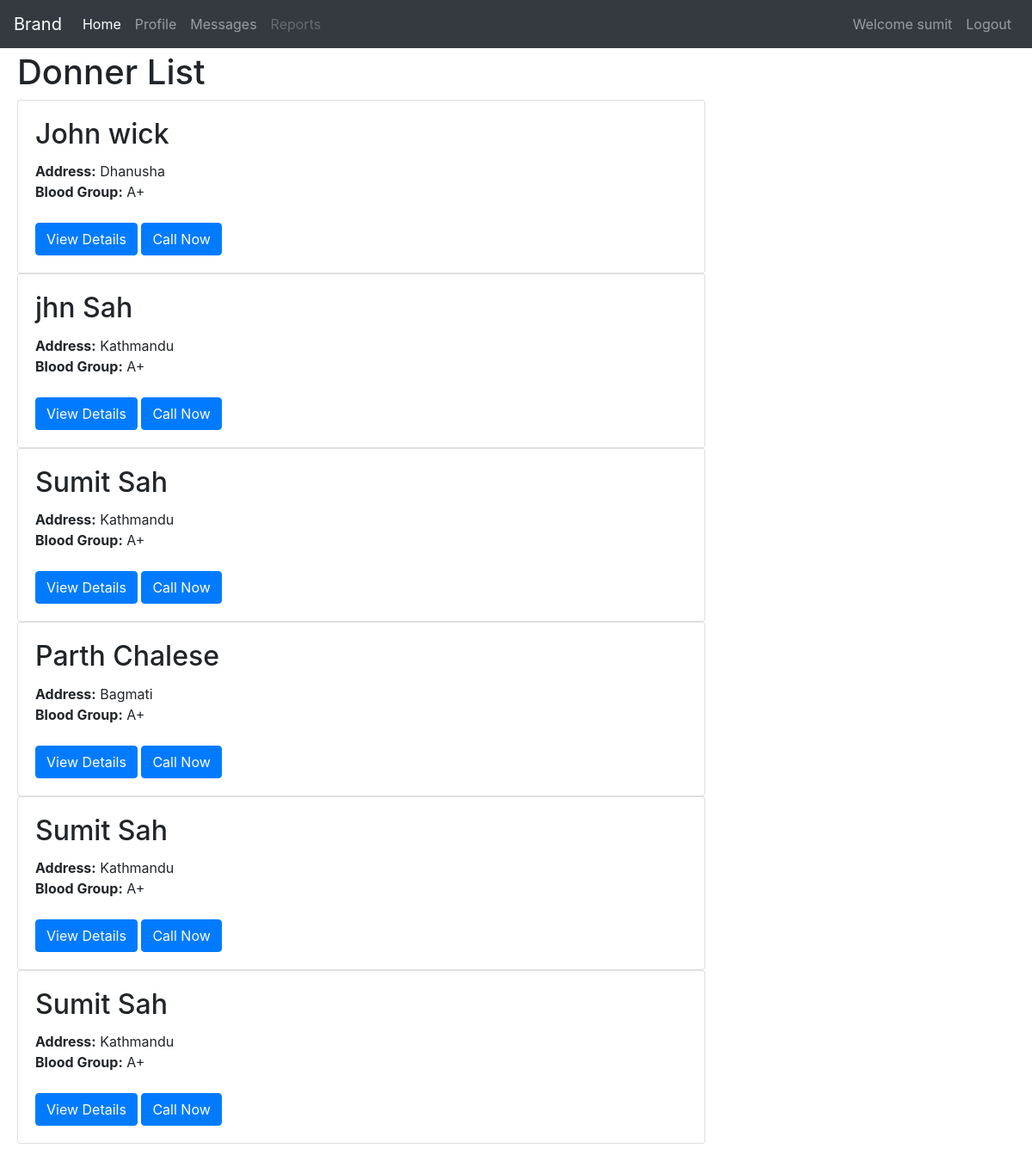
Page /donor (signed in) on the committed database.
### hackfest/models.py (models this page shows, shortened)
class Donor(models.Model):
    CHOOSE=(
        ('male', 'male'),
        ('female', 'female'),
        ('other', 'other'),
    )
    GROUP=(
        ('A+', 'A+'),
        ('A-', 'A-'),
        ('B+', 'B-'),
        ('O+', 'O-'),
        ('AB+', 'AB-'),
    )
    first_name= models.CharField(max_length=100)
    last_name= models.CharField(max_length=100)
    gender= models.CharField(max_length=200, null=True, choices=CHOOSE)
    contact= models.CharField(max_length=50000000000)
    dob= models.DateField(null=True)
    blood= models.CharField(max_length=200, null=True, choices=GROUP)
    district= models.CharField(max_length=100)
    city= models.CharField(max_length=100)
    ward= models.IntegerField(null=True)

### hackfest/views.py (the view)
# urls.py: path('donor', DonorListView.as_view(), name='Donor'),
class  DonorListView(ListView):
    model= Donor
    template_name='donor.html'
    context_object_name='data1'

### templates/donor.html
{% extends 'base.html' %}
{% block content %}
<div class="bs-example">
    <h1> Donner List</h1>
    {% for data in data1 %}
    <div class="card" style="width: 50rem;">
        <div class="card-body">
            <h2 class="card-title">{{data.first_name}} {{data.last_name}}</h2>
            <b>Address:</b> {{data.district}}<br>
            <b> Blood Group:</b> A+
            <br><br>
            <a href="/donor/{{data.id}}" class="btn btn-primary">View Details</a>
            <a href="#" class="btn btn-primary">Call Now</a>
        </div>
    </div>
    {% endfor %}
</div>
{% endblock %}

### templates/base.html (shortened to what this page needs)
{% load static  %}
<!DOCTYPE html>
<html lang="en">
<head>
<link rel="stylesheet" href="https://stackpath.bootstrapcdn.com/bootstrap/4.5.2/css/bootstrap.min.css">
<link rel="stylesheet" href="https://maxcdn.bootstrapcdn.com/font-awesome/4.7.0/css/font-awesome.min.css">
<link rel="stylesheet" href="{% static 'assets/bootstrap/css/bootstrap.min.css' %}">
<link rel="stylesheet" href="{% static 'assets/css/styles.css' %}">
</head>
<body>
<div class="bs-example">
    <nav class="navbar navbar-expand-md navbar-dark bg-dark fixed-top">
        <a href="#" class="navbar-brand">Brand</a>
        <div class="collapse navbar-collapse" id="navbarCollapse">
            <div class="navbar-nav">
                <a href="#" class="nav-item nav-link active">Home</a>
                <a href="#" class="nav-item nav-link">Profile</a>
                <a href="#" class="nav-item nav-link">Messages</a>
                <a href="#" class="nav-item nav-link disabled" tabindex="-1">Reports</a>
            </div>
            <div class="navbar-nav ml-auto">
            {% if request.user.is_authenticated %}
                <a href="#" class="nav-item nav-link">Welcome {{ request.user}}</a>
                <a href="{% url 'account_logout' %}" class="nav-item nav-link">Logout</a>
            {% else %}
                <a href="{% url 'account_login' %}" class="nav-item nav-link">Login</a>
                <a href="{% url 'account_signup' %}" class="nav-item nav-link">SignUp</a>
            {% endif %}
            </div>
        </div>
    </nav>
</div>
    {% block content %}
    {% endblock %}
</body>
</html>

### templates/base.html (style rules this page uses)
.bs-example { margin: 20px; }
body { padding-top: 40px; }

### rows in the picture
Donor: first_name "John", last_name "wick", district "Dhanusha"
Donor: first_name "jhn", last_name "Sah", district "Kathmandu"
Donor: first_name "Sumit", last_name "Sah", district "Kathmandu"
Donor: first_name "Parth", last_name "Chalese", district "Bagmati"
Donor: first_name "Sumit", last_name "Sah", district "Kathmandu"
Donor: first_name "Sumit", last_name "Sah", district "Kathmandu"

### other values in the picture
{{ request.user }} "sumit"
